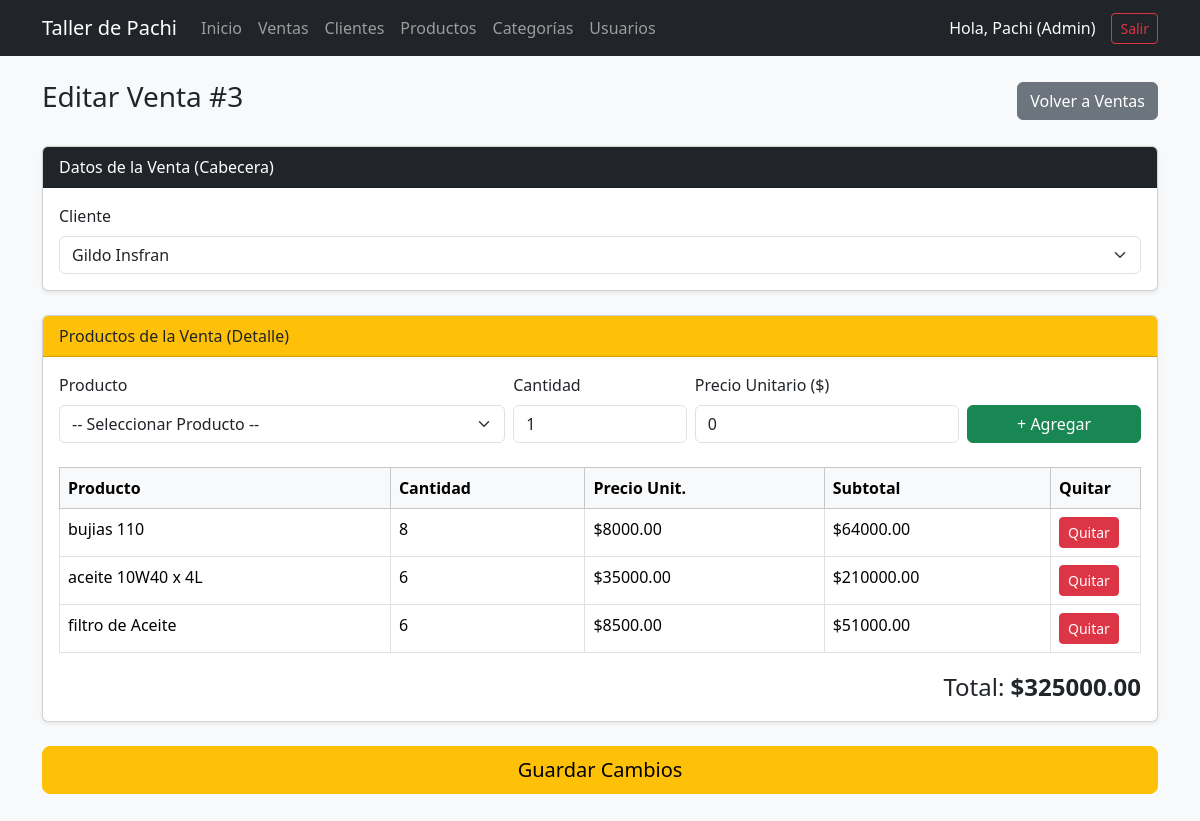
The app's page /editar_venta.php?id=3 (signed in) with its own data.
### tables this page shows
CREATE TABLE `ventas` (
  `id_venta` int(11) NOT NULL,
  `id_cliente` int(11) NOT NULL,
  `id_usuario` int(11) NOT NULL,
  `fecha` datetime NOT NULL DEFAULT current_timestamp(),
  `total` decimal(10,2) NOT NULL DEFAULT 0.00
);

CREATE TABLE `clientes` (
  `id_cliente` int(11) NOT NULL,
  `nombre` varchar(100) NOT NULL,
  `apellido` varchar(100) NOT NULL,
  `telefono` varchar(30) DEFAULT NULL,
  `email` varchar(100) DEFAULT NULL,
  `direccion` varchar(150) DEFAULT NULL
);

CREATE TABLE `detalle_ventas` (
  `id_detalle` int(11) NOT NULL,
  `id_venta` int(11) NOT NULL,
  `id_producto` int(11) NOT NULL,
  `cantidad` int(11) NOT NULL,
  `precio_unitario` decimal(10,2) NOT NULL,
  `subtotal` decimal(10,2) NOT NULL
);

CREATE TABLE `productos` (
  `id_producto` int(11) NOT NULL,
  `nombre` varchar(100) NOT NULL,
  `descripcion` varchar(255) DEFAULT NULL,
  `precio` decimal(10,2) NOT NULL,
  `stock` int(11) NOT NULL DEFAULT 0,
  `id_categoria` int(11) NOT NULL
);

### editar_venta.php (the view, shortened to what this page needs)
<?php
require_once "config/conexion.php";
$id_venta = intval($_GET["id"] ?? 0);
$stmt_v = $conexion->prepare("SELECT * FROM ventas WHERE id_venta = ?");
$stmt_v->execute([$id_venta]);
$venta = $stmt_v->fetch();
$sql_det = "SELECT d.*, p.nombre AS producto_nombre
            FROM detalle_ventas d
            INNER JOIN productos p ON d.id_producto = p.id_producto
            WHERE d.id_venta = ?";
$stmt_det = $conexion->prepare($sql_det);
$stmt_det->execute([$id_venta]);
$detalles = $stmt_det->fetchAll();
$clientes = $conexion->query("SELECT id_cliente, nombre, apellido FROM clientes ORDER BY nombre")->fetchAll();
?>
<!DOCTYPE html>
<html lang="es">
<head>
    <link href="https://cdn.jsdelivr.net/npm/bootstrap@5.3.3/dist/css/bootstrap.min.css" rel="stylesheet">
</head>
<body class="bg-light">
    <?php include "navbar.php"; ?>
    <div class="container">
        <div class="d-flex justify-content-between align-items-center mb-4">
            <h3>Editar Venta #<?php echo $id_venta; ?></h3>
            <a href="ventas.php" class="btn btn-secondary">Volver a Ventas</a>
        </div>
        <form method="POST" action="editar_venta.php?id=<?php echo $id_venta; ?>">
            <div class="card shadow-sm mb-4">
                <div class="card-header bg-dark text-white">Datos de la Venta (Cabecera)</div>
                <div class="card-body">
                    <label class="form-label">Cliente</label>
                    <select name="id_cliente" class="form-select" required>
                        <?php foreach ($clientes as $c): ?>
                            <option value="<?php echo $c["id_cliente"]; ?>"
                                <?php echo ($c["id_cliente"] == $venta["id_cliente"]) ? "selected" : ""; ?>>
                                <?php echo htmlspecialchars($c["nombre"] . " " . $c["apellido"]); ?>
                            </option>
                        <?php endforeach; ?>
                    </select>
                </div>
            </div>
            <div class="card shadow-sm mb-4">
                <div class="card-header bg-warning">Productos de la Venta (Detalle)</div>
                <div class="card-body">
                    <div class="row g-2 align-items-end">
                        <div class="col-md-5">
                            <label class="form-label">Producto</label>
                            <select id="selectProducto" class="form-select" onchange="cargarPrecio()">
                                <option value="" data-precio="0">-- Seleccionar Producto --</option>
                            </select>
                        </div>
                        <div class="col-md-2">
                            <label class="form-label">Cantidad</label>
                            <input type="number" id="inputCantidad" class="form-control" value="1" min="1">
                        </div>
                        <div class="col-md-3">
                            <label class="form-label">Precio Unitario ($)</label>
                            <input type="number" id="inputPrecio" class="form-control" step="0.01" min="0" value="0">
                        </div>
                        <div class="col-md-2">
                            <button type="button" class="btn btn-success w-100" onclick="agregarProducto()">+ Agregar</button>
                        </div>
                    </div>
                    <table class="table table-bordered mt-4">
                        <thead class="table-light">
                            <tr>
                                <th>Producto</th>
                                <th>Cantidad</th>
                                <th>Precio Unit.</th>
                                <th>Subtotal</th>
                                <th style="width: 90px;">Quitar</th>
                            </tr>
                        </thead>
                        <tbody id="tablaDetalle">
                            <?php foreach ($detalles as $d): ?>
                                <tr>
                                    <td>
                                        <?php echo htmlspecialchars($d["producto_nombre"]); ?>
                                    </td>
                                    <td>
                                        <?php echo $d["cantidad"]; ?>
                                    </td>
                                    <td>
                                        $<?php echo number_format($d["precio_unitario"], 2, ".", ""); ?>
                                    </td>
                                    <td class="subtotal-celda" data-subtotal="<?php echo $d["subtotal"]; ?>">
                                        $<?php echo number_format($d["subtotal"], 2, ".", ""); ?>
                                    </td>
                                    <td>
                                        <button type="button" class="btn btn-danger btn-sm" onclick="eliminarFila(this)">Quitar</button>
                                    </td>
                                </tr>
                            <?php endforeach; ?>
                        </tbody>
                    </table>
                    <div class="text-end fs-4">
                        Total: <strong>$<span id="totalTexto"><?php echo number_format($venta["total"], 2, ".", ""); ?></span></strong>
                    </div>
                </div>
            </div>
            <button type="submit" class="btn btn-warning btn-lg w-100 mb-5">Guardar Cambios</button>
        </form>
    </div>
</body>
</html>

### records on screen
ventas: id_cliente "Gildo Insfran", total "325000.00"
detalle_ventas: id_producto.nombre "bujias 110", cantidad "8", precio_unitario "8000.00", subtotal "64000.00"
detalle_ventas: id_producto.nombre "aceite 10W40 x 4L", cantidad "6", precio_unitario "35000.00", subtotal "210000.00"
detalle_ventas: id_producto.nombre "filtro de Aceite", cantidad "6", precio_unitario "8500.00", subtotal "51000.00"

### other values on screen
$_SESSION['nombre_usuario'] "Pachi (Admin)"
$id_venta "3"
